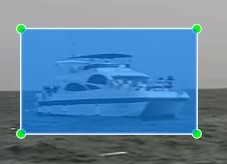
#> input picture yolov5/anchor/11.jpg, 227 x 164 px
$ python chonghe.py
#> lines starting #> are read from the running program, lines starting #| are printed output that depends on the picture
'''
from PIL import Image

def resize_and_merge_images(image_paths, output_path):
    # 打开所有图片并获取它们的最大尺寸
    images = [Image.open(path) for path in image_paths]
    max_width = max(image.width for image in images)
    max_height = max(image.height for image in images)

    # 计算合并后图片的尺寸
    total_width = max_width * 2
    total_height = max_height * 2

    # 创建一张新的空白图片用于合并
    merged_image = Image.new('RGB', (total_width, total_height))

    # 将图片缩放并粘贴到新图片上
    resized_images = [image.resize((max_width, max_height), Image.LANCZOS) for image in images]
    merged_image.paste(resized_images[0], (0, 0))
    merged_image.paste(resized_images[1], (max_width, 0))
    merged_image.paste(resized_images[2], (0, max_height))
    merged_image.paste(resized_images[3], (max_width, max_height))

    # 保存合并后的图片
    merged_image.save(output_path)

# 输入的四张图片路径
image_paths = ['7.jpg', '8.jpg', '9.jpg', '10.jpg']

# 输出图片路径
output_path = 'merged_image3.jpg'

# 调用函数进行处理
resize_and_merge_images(image_paths, output_path)

'''
from PIL import Image

def resize_and_merge_images(image_paths, output_path):
    # 打开两张图片并获取它们的最大尺寸
#> called with output_path = 'merged_image4.jpg'
    images = [Image.open(path) for path in image_paths]
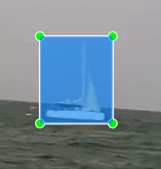
#> input picture yolov5/anchor/12.jpg, 161 x 169 px
#> images = 2 items
    max_width = max(image.width for image in images)
#> max_width = 227
    max_height = max(image.height for image in images)
#> max_height = 169

    # 计算合并后图片的尺寸
    total_width = max_width * 2
#> total_width = 454
    total_height = max_height
#> total_height = 169

    # 创建一张新的空白图片用于合并
    merged_image = Image.new('RGB', (total_width, total_height))
#> merged_image: PIL image 454x169 RGB; every value is 0

    # 将图片缩放并粘贴到新图片上
    resized_images = [image.resize((max_width, max_height), Image.LANCZOS) for image in images]
#> resized_images = 2 items
    merged_image.paste(resized_images[0], (0, 0))
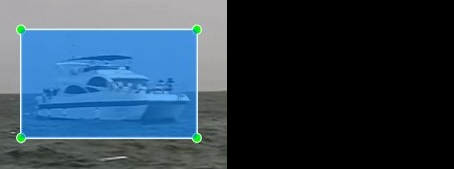
#> merged_image: PIL image 454x169 RGB; mean R, G, B 46.1, 66.1, 83.2
    merged_image.paste(resized_images[1], (max_width, 0))
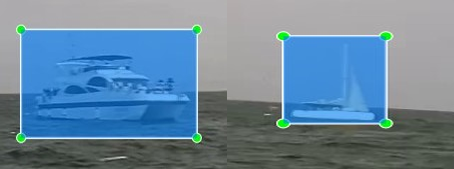
#> merged_image: PIL image 454x169 RGB; mean R, G, B 105, 135.1, 158.7

    # 保存合并后的图片
    merged_image.save(output_path)

# 输入的两张图片路径
image_paths = ['11.jpg', '12.jpg']

# 输出图片路径
output_path = 'merged_image4.jpg'

# 调用函数进行处理
resize_and_merge_images(image_paths, output_path)
